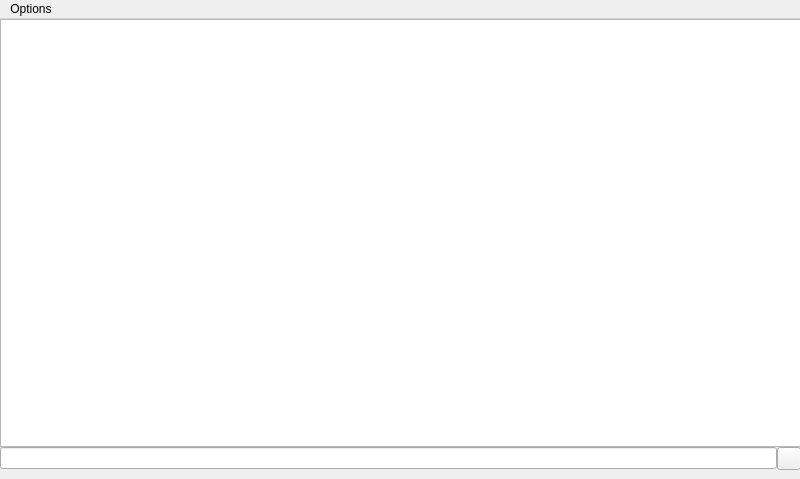
<?xml version="1.0" encoding="UTF-8"?>
<ui version="4.0">
 <class>SingleGenreView</class>
 <widget class="QMainWindow" name="SingleGenreView">
  <property name="geometry">
   <rect>
    <x>0</x>
    <y>0</y>
    <width>800</width>
    <height>479</height>
   </rect>
  </property>
  <widget class="QWidget" name="centralwidget">
   <widget class="NowPlayingIndicator" name="indicator" native="true">
    <property name="geometry">
     <rect>
      <x>670</x>
      <y>380</y>
      <width>112</width>
      <height>70</height>
     </rect>
    </property>
   </widget>
   <widget class="QWidget" name="verticalLayoutWidget">
    <property name="geometry">
     <rect>
      <x>0</x>
      <y>0</y>
      <width>801</width>
      <height>451</height>
     </rect>
    </property>
    <layout class="QVBoxLayout" name="verticalLayout">
     <property name="spacing">
      <number>0</number>
     </property>
     <item>
      <widget class="QListWidget" name="artistList">
       <property name="horizontalScrollBarPolicy">
        <enum>Qt::ScrollBarAlwaysOff</enum>
       </property>
       <property name="editTriggers">
        <set>QAbstractItemView::NoEditTriggers</set>
       </property>
       <property name="alternatingRowColors">
        <bool>true</bool>
       </property>
       <property name="resizeMode">
        <enum>QListView::Adjust</enum>
       </property>
       <property name="uniformItemSizes">
        <bool>true</bool>
       </property>
       <property name="sortingEnabled">
        <bool>false</bool>
       </property>
      </widget>
     </item>
     <item>
      <widget class="QWidget" name="searchWidget" native="true">
       <layout class="QHBoxLayout" name="horizontalLayout">
        <property name="spacing">
         <number>0</number>
        </property>
        <property name="margin">
         <number>0</number>
        </property>
        <item>
         <widget class="QLineEdit" name="searchEdit"/>
        </item>
        <item>
         <widget class="QToolButton" name="searchHideButton">
          <property name="text">
           <string/>
          </property>
         </widget>
        </item>
       </layout>
      </widget>
     </item>
    </layout>
   </widget>
   <zorder>verticalLayoutWidget</zorder>
   <zorder>indicator</zorder>
  </widget>
  <widget class="QMenuBar" name="menubar">
   <property name="geometry">
    <rect>
     <x>0</x>
     <y>0</y>
     <width>800</width>
     <height>25</height>
    </rect>
   </property>
   <widget class="QMenu" name="menuOptions">
    <property name="title">
     <string>Options</string>
    </property>
    <addaction name="actionAdd_to_now_playing"/>
   </widget>
   <addaction name="menuOptions"/>
  </widget>
  <action name="actionAdd_to_now_playing">
   <property name="text">
    <string>Add to now playing</string>
   </property>
  </action>
  <action name="actionDelete">
   <property name="text">
    <string>Delete</string>
   </property>
  </action>
 </widget>
 <customwidgets>
  <customwidget>
   <class>NowPlayingIndicator</class>
   <extends>QWidget</extends>
   <header>nowplayingindicator.h</header>
   <container>1</container>
  </customwidget>
 </customwidgets>
 <resources/>
 <connections/>
</ui>
